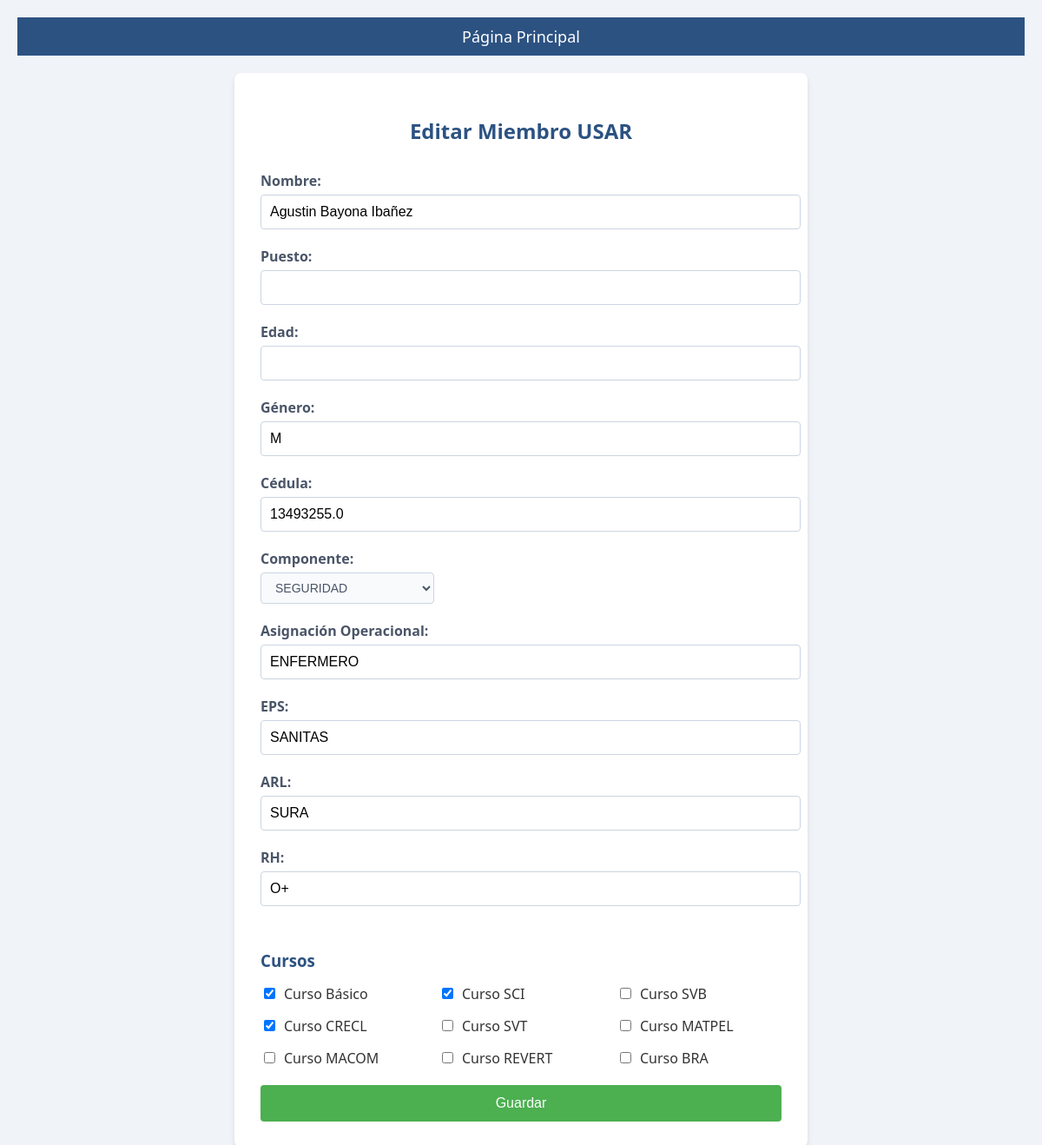
The page /voluntario/editar/45/ on the database its author committed.
### apps/integrantes/models.py (models this page shows, shortened)
class MiembroGrupoUSAR(models.Model):
    nombre = models.CharField(max_length=100, null=True)
    puesto = models.CharField(max_length=100, null=True)
    edad = models.IntegerField(null=True)
    genero = models.CharField(max_length=20, null=True)
    cedula = models.CharField(max_length=20,  null=True)
    componente = models.CharField(max_length=50, null=True)
    asignacion_operacional = models.CharField(max_length=100, null=True)
    eps = models.CharField(max_length=50, null=True)
    arl = models.CharField(max_length=50, null=True)
    rh = models.CharField(max_length=100, null=True)
    curso_basico = models.BooleanField(default=False)
    curso_sci = models.BooleanField(default=False)
    curso_svb = models.BooleanField(default=False)
    curso_crecl = models.BooleanField(default=False)
    curso_svt = models.BooleanField(default=False)
    curso_matpel = models.BooleanField(default=False)
    curso_macom = models.BooleanField(default=False)
    curso_revert = models.BooleanField(default=False)
    curso_bra = models.BooleanField(default=False)

### apps/integrantes/views.py (the view, shortened to what this page needs)
# urls.py: path('voluntario/editar/<int:pk>/', MiembroGrupoUSARUpdateView.as_view(), name='editar_miembro'),
class MiembroGrupoUSARUpdateView(UpdateView):
    model = models.MiembroGrupoUSAR
    template_name = 'form_miembro.html'
    form_class=MiembroForm
    success_url = reverse_lazy('voluntarios')
    def get_context_data(self, **kwargs):
        context = super().get_context_data(**kwargs)
        miembro = self.get_object()  # Obtenemos el objeto que se está editando
        context['miembro'] = miembro
        return context

### apps/integrantes/froms.py
class MiembroForm(forms.ModelForm):
    class Meta:
        model = MiembroGrupoUSAR
        fields = ['nombre', 'puesto', 'edad', 'genero', 'cedula', 'componente',
                  'asignacion_operacional', 'eps', 'arl', 'rh', 'curso_basico',
                  'curso_sci', 'curso_svb', 'curso_crecl', 'curso_svt',
                  'curso_matpel', 'curso_macom', 'curso_revert', 'curso_bra']

### templates/form_miembro.html (shortened to what this page needs)
{% extends 'base.html' %}
{% block content %}
<div class="form-container">
    <h2 class="form-title">{% if miembro %}Editar{% else %}Crear{% endif %} Miembro USAR</h2>
    <form method="post" class="usar-form">
        <div class="form-group">
            <label for="nombre">Nombre:</label>
            <input type="text" id="nombre" name="nombre" value="{{ miembro.nombre|default_if_none:'' }}" required>
        </div>
        <div class="form-group">
            <label for="puesto">Puesto:</label>
            <input type="text" id="puesto" name="puesto" value="{{ miembro.puesto|default_if_none:'' }}">
        </div>
        <div class="form-group">
            <label for="edad">Edad:</label>
            <input type="number" id="edad" name="edad" value="{{ miembro.edad|default_if_none:'' }}">
        </div>
        <div class="form-group">
            <label for="genero">Género:</label>
            <input type="text" id="genero" name="genero" value="{{ miembro.genero|default_if_none:'' }}">
        </div>
        <div class="form-group">
            <label for="cedula">Cédula:</label>
            <input type="text" id="cedula" name="cedula" value="{{ miembro.cedula|default_if_none:'' }}">
        </div>
        <div class="form-group">
            <label for="componente">Componente:</label>
            <select id="componente" name="componente">
                <option value="SEGURIDAD" {% if miembro.componente == 'SEGURIDAD' %}selected{% endif %}>SEGURIDAD</option>
            </select>
        </div>
        <div class="form-group">
            <label for="asignacion_operacional">Asignación Operacional:</label>
            <input type="text" id="asignacion_operacional" name="asignacion_operacional" value="{{ miembro.asignacion_operacional|default_if_none:'' }}">
        </div>
        <div class="form-group">
            <label for="eps">EPS:</label>
            <input type="text" id="eps" name="eps" value="{{ miembro.eps|default_if_none:'' }}">
        </div>
        <div class="form-group">
            <label for="arl">ARL:</label>
            <input type="text" id="arl" name="arl" value="{{ miembro.arl|default_if_none:'' }}">
        </div>
        <div class="form-group">
            <label for="rh">RH:</label>
            <input type="text" id="rh" name="rh" value="{{ miembro.rh|default_if_none:'' }}">
        </div>
        <h3 class="courses-title">Cursos</h3>
        <div class="courses-container">
            <div class="course-item">
                <input type="checkbox" id="curso_basico" name="curso_basico" {% if miembro.curso_basico %}checked{% endif %}>
                <label for="curso_basico">Curso Básico</label>
            </div>
            <div class="course-item">
                <input type="checkbox" id="curso_sci" name="curso_sci" {% if miembro.curso_sci %}checked{% endif %}>
                <label for="curso_sci">Curso SCI</label>
            </div>
            <div class="course-item">
                <input type="checkbox" id="curso_svb" name="curso_svb" {% if miembro.curso_svb %}checked{% endif %}>
                <label for="curso_svb">Curso SVB</label>
            </div>
            <div class="course-item">
                <input type="checkbox" id="curso_crecl" name="curso_crecl" {% if miembro.curso_crecl %}checked{% endif %}>
                <label for="curso_crecl">Curso CRECL</label>
            </div>
            <div class="course-item">
                <input type="checkbox" id="curso_svt" name="curso_svt" {% if miembro.curso_svt %}checked{% endif %}>
                <label for="curso_svt">Curso SVT</label>
            </div>
            <div class="course-item">
                <input type="checkbox" id="curso_matpel" name="curso_matpel" {% if miembro.curso_matpel %}checked{% endif %}>
                <label for="curso_matpel">Curso MATPEL</label>
            </div>
            <div class="course-item">
                <input type="checkbox" id="curso_macom" name="curso_macom" {% if miembro.curso_macom %}checked{% endif %}>
                <label for="curso_macom">Curso MACOM</label>
            </div>
            <div class="course-item">
                <input type="checkbox" id="curso_revert" name="curso_revert" {% if miembro.curso_revert %}checked{% endif %}>
                <label for="curso_revert">Curso REVERT</label>
            </div>
            <div class="course-item">
                <input type="checkbox" id="curso_bra" name="curso_bra" {% if miembro.curso_bra %}checked{% endif %}>
                <label for="curso_bra">Curso BRA</label>
            </div>
        </div>
        <button type="submit" class="submit-btn">Guardar</button>
    </form>
</div>
{% endblock %}

### static/styles.css (style rules this page uses)
body { font-family: 'Segoe UI', Tahoma, Geneva, Verdana, sans-serif; background-color: #f0f4f8; margin: 0; padding: 20px; color: #333; }
select { padding: 8px 12px; border-radius: 4px; border: 1px solid #cbd5e1; background-color: #f8fafc; font-size: 14px; color: #4a5568; width: 200px; }
.form-container { background-color: #ffffff; border-radius: 8px; padding: 30px; box-shadow: 0 4px 6px rgba(0, 0, 0, 0.1); max-width: 600px; margin: 20px auto; }
.form-title { color: #2c5282; text-align: center; margin-bottom: 30px; }
.usar-form { display: flex; flex-direction: column; }
.form-group { margin-bottom: 20px; }
.form-group label { display: block; margin-bottom: 5px; color: #4a5568; font-weight: bold; }
.form-group input[type="text"], .form-group input[type="number"] { width: 100%; padding: 10px; border: 1px solid #cbd5e1; border-radius: 4px; font-size: 16px; }
.courses-title { color: #2c5282; margin-top: 30px; margin-bottom: 15px; }
.courses-container { display: grid; grid-template-columns: repeat(3, 1fr); gap: 15px; }
.course-item { display: flex; align-items: center; }
.course-item input[type="checkbox"] { margin-right: 10px; }
.submit-btn { background-color: #4CAF50; color: white; padding: 12px 20px; border: none; border-radius: 4px; cursor: pointer; font-size: 16px; margin-top: 20px; transition: background-color 0.3s; }

### rows shown on the page
MiembroGrupoUSAR: nombre "Agustin Bayona Ibañez", genero "M", cedula "13493255.0", asignacion_operacional "ENFERMERO", eps "SANITAS", arl "SURA", rh "O+", curso_basico "☑", curso_sci "☑", curso_crecl "☑"
